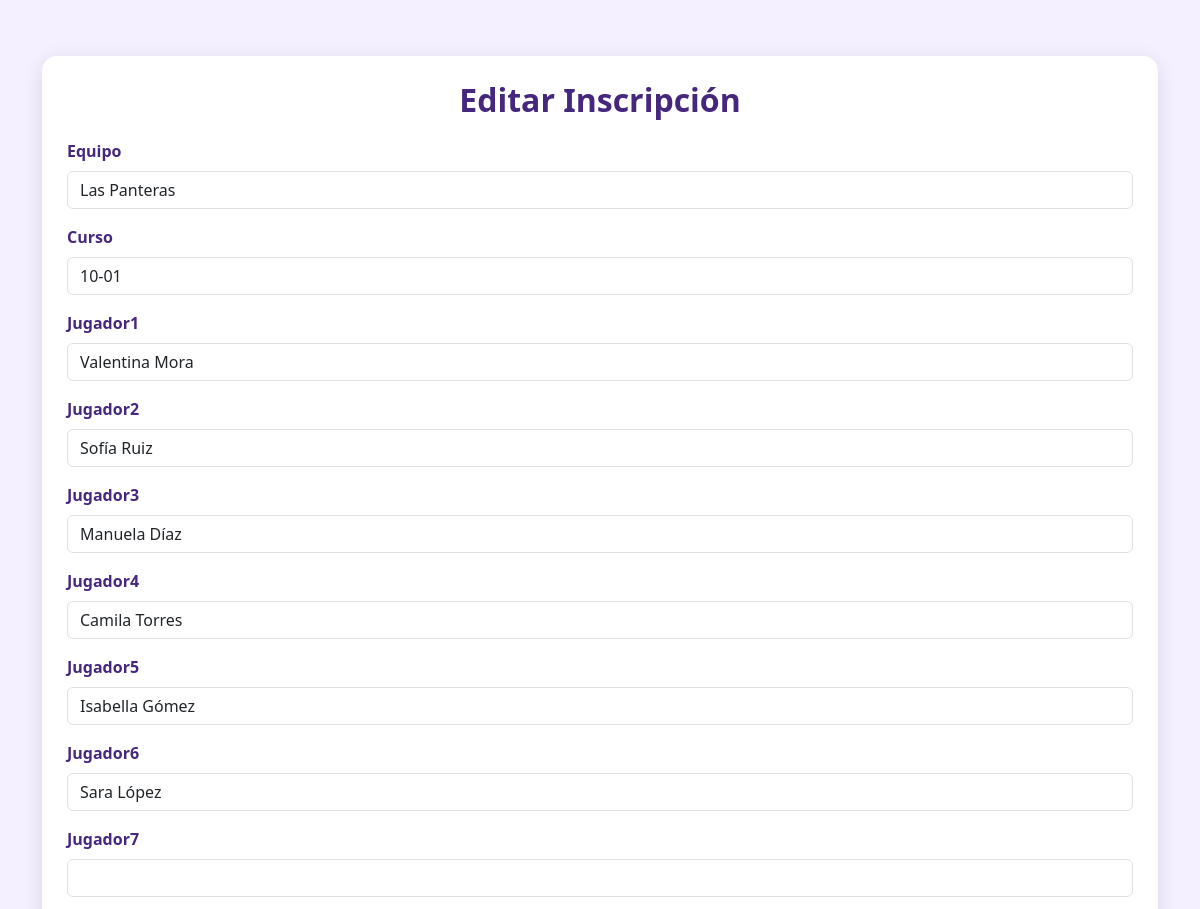
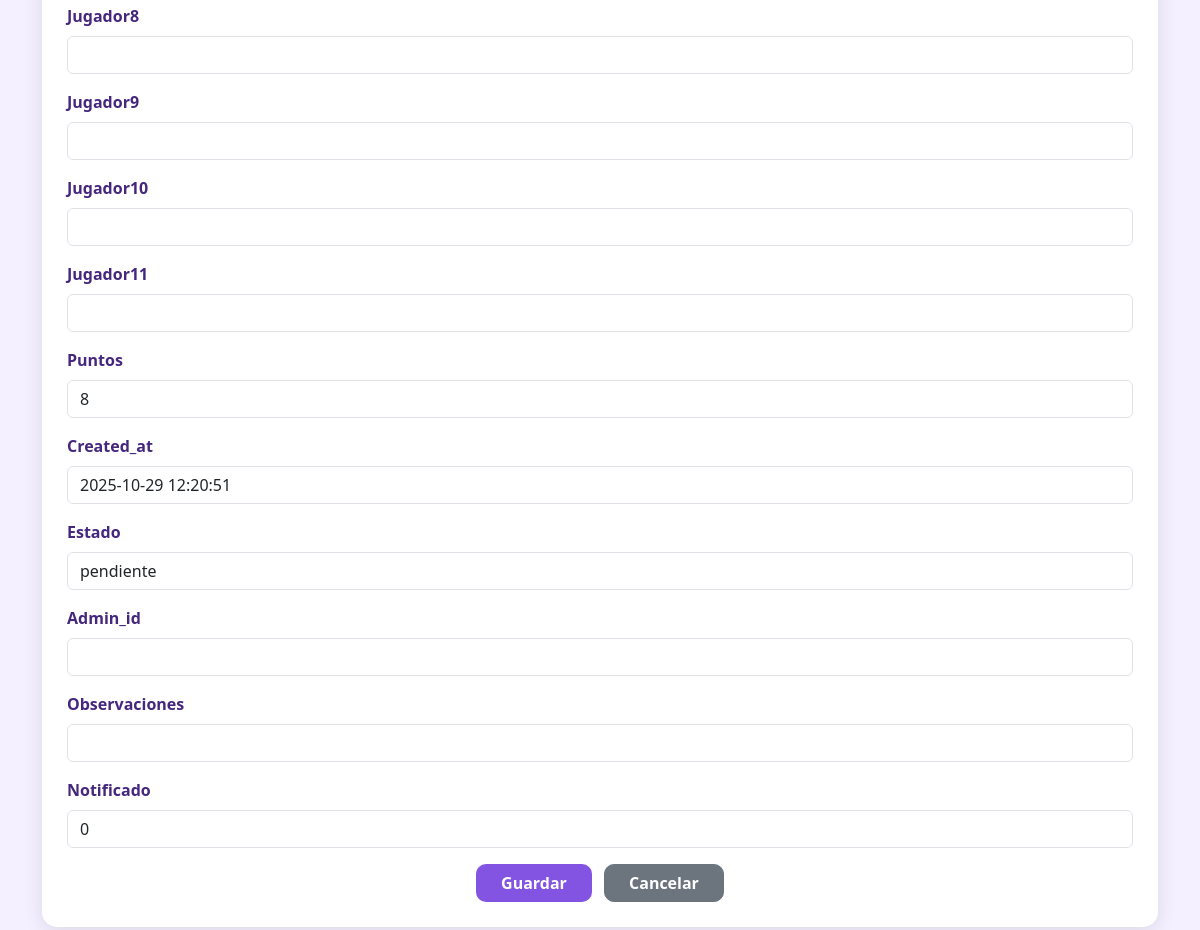
Page /admin_inscripcion_editar.php?tabla=voleibol_jugadores&id=1 (signed in) on the committed database (2 pictures, top to bottom).
### tables this page shows
CREATE TABLE `voleibol_jugadores` (
  `id` int(11) NOT NULL,
  `equipo` varchar(100) NOT NULL,
  `curso` varchar(50) NOT NULL,
  `jugador1` varchar(100) NOT NULL,
  `jugador2` varchar(100) DEFAULT NULL,
  `jugador3` varchar(100) DEFAULT NULL,
  `jugador4` varchar(100) DEFAULT NULL,
  `jugador5` varchar(100) DEFAULT NULL,
  `jugador6` varchar(100) DEFAULT NULL,
  `jugador7` varchar(100) DEFAULT NULL,
  `jugador8` varchar(100) DEFAULT NULL,
  `jugador9` varchar(100) DEFAULT NULL,
  `jugador10` varchar(100) DEFAULT NULL,
  `jugador11` varchar(100) DEFAULT NULL,
  `puntos` int(11) DEFAULT 0,
  `created_at` timestamp NOT NULL DEFAULT current_timestamp(),
  `estado` enum('pendiente','aprobado','rechazado') DEFAULT 'pendiente',
  `admin_id` int(11) DEFAULT NULL,
  `observaciones` text DEFAULT NULL,
  `fecha_actualizacion` datetime DEFAULT NULL,
  `notificado` tinyint(1) DEFAULT 0
);

### admin_inscripcion_editar.php (the view, shortened to what this page needs)
<?php
require_once "conexion.php";
$tabla = $_GET['tabla'] ?? '';
$id    = $_GET['id'] ?? '';
$stmt = $pdo->prepare("SELECT * FROM $tabla WHERE id=:id");
$stmt->execute(['id' => $id]);
$data = $stmt->fetch(PDO::FETCH_ASSOC);
?>
<!DOCTYPE html>
<html lang="es">
<head>
<link href="https://cdn.jsdelivr.net/npm/bootstrap@5.3.2/dist/css/bootstrap.min.css" rel="stylesheet">
</head>
<body class="p-3">
<div class="container">
    <div class="card">
        <h2>Editar Inscripción</h2>
        <form method="post">
        <?php foreach($data as $campo => $valor): ?>
        <?php if($campo=='id' || $campo=='fecha_registro' || $campo=='fecha_actualizacion') continue; ?>
        <div class="mb-3">
            <label class="form-label"><?= ucfirst($campo) ?></label>
            <input type="text" name="<?= $campo ?>" class="form-control" value="<?= htmlspecialchars($valor) ?>">
        </div>
        <?php endforeach; ?>
        <div class="text-center mt-3">
            <button type="submit" name="guardar" class="btn btn-guardar px-4">Guardar</button>
            <a href="admin_panel.php#inscripciones" class="btn btn-secondary btn-cancelar px-4 ms-2">Cancelar</a>
        </div>
        </form>
    </div>
</div>
</body>
</html>

### admin_inscripcion_editar.php (style rules this page uses)
body { background-color: #f4f0ff; font-family: 'Segoe UI', sans-serif; }
.card { margin-top: 40px; border-radius: 15px; padding: 25px; border: none; box-shadow: 0 4px 20px rgba(0,0,0,0.1); background: #fff; }
h2 { font-weight: 700; color: #45277e; text-align: center; margin-bottom: 20px; }
label { font-weight: 600; color: #45277e; }
.btn-guardar { background-color: #8353e2; color: #fff; font-weight: 600; border-radius: 10px; transition: .3s; }
.btn-cancelar { border-radius: 10px; font-weight: 600; }

### rows in the picture
voleibol_jugadores: equipo "Las Panteras", curso "10-01", jugador1 "Valentina Mora", jugador2 "Sofía Ruiz", jugador3 "Manuela Díaz", jugador4 "Camila Torres", jugador5 "Isabella Gómez", jugador6 "Sara López", puntos "8", created_at "2025-10-29 12:20:51", estado "pendiente", notificado "0"

### other values in the picture
$campo "Equipo"
$campo "Curso"
$campo "Jugador1"
$campo "Jugador2"
$campo "Jugador3"
$campo "Jugador4"
$campo "Jugador5"
$campo "Jugador6"
$campo "Jugador7"
$campo "Jugador8"
$campo "Jugador9"
$campo "Jugador10"
$campo "Jugador11"
$campo "Puntos"
$campo "Created_at"
